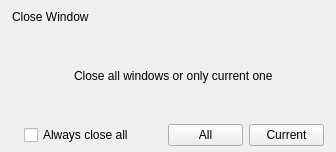
<?xml version="1.0" encoding="UTF-8"?>
<ui version="4.0">
 <class>UnionChatCloseTipDialog</class>
 <widget class="QDialog" name="UnionChatCloseTipDialog">
  <property name="geometry">
   <rect>
    <x>0</x>
    <y>0</y>
    <width>336</width>
    <height>152</height>
   </rect>
  </property>
  <property name="windowTitle">
   <string>UnionChatCloseTipDialog</string>
  </property>
  <layout class="QVBoxLayout" name="verticalLayoutMain">
   <property name="spacing">
    <number>0</number>
   </property>
   <property name="leftMargin">
    <number>0</number>
   </property>
   <property name="topMargin">
    <number>0</number>
   </property>
   <property name="rightMargin">
    <number>0</number>
   </property>
   <property name="bottomMargin">
    <number>0</number>
   </property>
   <item>
    <widget class="QWidget" name="widgetTitleBar" native="true">
     <property name="minimumSize">
      <size>
       <width>0</width>
       <height>33</height>
      </size>
     </property>
     <property name="maximumSize">
      <size>
       <width>16777215</width>
       <height>33</height>
      </size>
     </property>
     <layout class="QHBoxLayout" name="horizontalLayout">
      <property name="leftMargin">
       <number>12</number>
      </property>
      <property name="topMargin">
       <number>0</number>
      </property>
      <property name="rightMargin">
       <number>0</number>
      </property>
      <property name="bottomMargin">
       <number>0</number>
      </property>
      <item>
       <widget class="QLabel" name="labelTitle">
        <property name="text">
         <string>Close Window</string>
        </property>
       </widget>
      </item>
      <item>
       <spacer name="horizontalSpacer">
        <property name="orientation">
         <enum>Qt::Horizontal</enum>
        </property>
        <property name="sizeHint" stdset="0">
         <size>
          <width>258</width>
          <height>20</height>
         </size>
        </property>
       </spacer>
      </item>
      <item>
       <layout class="QVBoxLayout" name="verticalLayout_3">
        <property name="spacing">
         <number>0</number>
        </property>
        <item>
         <widget class="StylePushButton" name="btnClose">
          <property name="text">
           <string/>
          </property>
          <property name="flat">
           <bool>true</bool>
          </property>
         </widget>
        </item>
        <item>
         <spacer name="verticalSpacer_5">
          <property name="orientation">
           <enum>Qt::Vertical</enum>
          </property>
          <property name="sizeHint" stdset="0">
           <size>
            <width>20</width>
            <height>40</height>
           </size>
          </property>
         </spacer>
        </item>
       </layout>
      </item>
     </layout>
    </widget>
   </item>
   <item>
    <widget class="QWidget" name="widgetCenter" native="true">
     <layout class="QHBoxLayout" name="horizontalLayout_3" stretch="0,1">
      <property name="leftMargin">
       <number>20</number>
      </property>
      <property name="topMargin">
       <number>12</number>
      </property>
      <property name="rightMargin">
       <number>12</number>
      </property>
      <property name="bottomMargin">
       <number>12</number>
      </property>
      <item>
       <widget class="QWidget" name="widgetIcon" native="true">
        <layout class="QVBoxLayout" name="verticalLayout_4">
         <property name="spacing">
          <number>0</number>
         </property>
         <property name="leftMargin">
          <number>0</number>
         </property>
         <property name="topMargin">
          <number>0</number>
         </property>
         <property name="rightMargin">
          <number>0</number>
         </property>
         <property name="bottomMargin">
          <number>0</number>
         </property>
         <item>
          <spacer name="verticalSpacer_3">
           <property name="orientation">
            <enum>Qt::Vertical</enum>
           </property>
           <property name="sizeHint" stdset="0">
            <size>
             <width>20</width>
             <height>8</height>
            </size>
           </property>
          </spacer>
         </item>
         <item>
          <widget class="QLabel" name="labelIcon">
           <property name="minimumSize">
            <size>
             <width>48</width>
             <height>48</height>
            </size>
           </property>
           <property name="maximumSize">
            <size>
             <width>48</width>
             <height>48</height>
            </size>
           </property>
           <property name="text">
            <string/>
           </property>
           <property name="pixmap">
            <pixmap resource="../inst.qrc">:/messagebox/info.png</pixmap>
           </property>
           <property name="scaledContents">
            <bool>true</bool>
           </property>
          </widget>
         </item>
         <item>
          <spacer name="verticalSpacer_4">
           <property name="orientation">
            <enum>Qt::Vertical</enum>
           </property>
           <property name="sizeHint" stdset="0">
            <size>
             <width>20</width>
             <height>8</height>
            </size>
           </property>
          </spacer>
         </item>
        </layout>
       </widget>
      </item>
      <item>
       <widget class="QWidget" name="widgetTip" native="true">
        <layout class="QVBoxLayout" name="verticalLayout" stretch="1">
         <property name="spacing">
          <number>0</number>
         </property>
         <property name="leftMargin">
          <number>0</number>
         </property>
         <property name="topMargin">
          <number>0</number>
         </property>
         <property name="rightMargin">
          <number>0</number>
         </property>
         <property name="bottomMargin">
          <number>0</number>
         </property>
         <item>
          <widget class="QLabel" name="labelTip">
           <property name="text">
            <string>Close all windows or only current one</string>
           </property>
           <property name="alignment">
            <set>Qt::AlignLeading|Qt::AlignLeft|Qt::AlignVCenter</set>
           </property>
           <property name="wordWrap">
            <bool>true</bool>
           </property>
          </widget>
         </item>
        </layout>
       </widget>
      </item>
     </layout>
    </widget>
   </item>
   <item>
    <widget class="QWidget" name="widgetBottomBar" native="true">
     <property name="minimumSize">
      <size>
       <width>0</width>
       <height>33</height>
      </size>
     </property>
     <property name="maximumSize">
      <size>
       <width>16777215</width>
       <height>33</height>
      </size>
     </property>
     <layout class="QHBoxLayout" name="horizontalLayout_2">
      <property name="leftMargin">
       <number>24</number>
      </property>
      <property name="topMargin">
       <number>0</number>
      </property>
      <property name="rightMargin">
       <number>12</number>
      </property>
      <property name="bottomMargin">
       <number>0</number>
      </property>
      <item>
       <widget class="QCheckBox" name="checkBoxCloseAll">
        <property name="text">
         <string>Always close all</string>
        </property>
       </widget>
      </item>
      <item>
       <spacer name="horizontalSpacer_2">
        <property name="orientation">
         <enum>Qt::Horizontal</enum>
        </property>
        <property name="sizeHint" stdset="0">
         <size>
          <width>156</width>
          <height>19</height>
         </size>
        </property>
       </spacer>
      </item>
      <item>
       <widget class="QPushButton" name="pbtnCloseAll">
        <property name="minimumSize">
         <size>
          <width>75</width>
          <height>0</height>
         </size>
        </property>
        <property name="text">
         <string>All</string>
        </property>
       </widget>
      </item>
      <item>
       <widget class="QPushButton" name="pbtnCloseCurrent">
        <property name="minimumSize">
         <size>
          <width>75</width>
          <height>0</height>
         </size>
        </property>
        <property name="text">
         <string>Current</string>
        </property>
       </widget>
      </item>
     </layout>
    </widget>
   </item>
  </layout>
 </widget>
 <layoutdefault spacing="6" margin="11"/>
 <customwidgets>
  <customwidget>
   <class>StylePushButton</class>
   <extends>QPushButton</extends>
   <header>stylepushbutton.h</header>
  </customwidget>
 </customwidgets>
 <resources>
  <include location="../inst.qrc"/>
 </resources>
 <connections/>
</ui>
